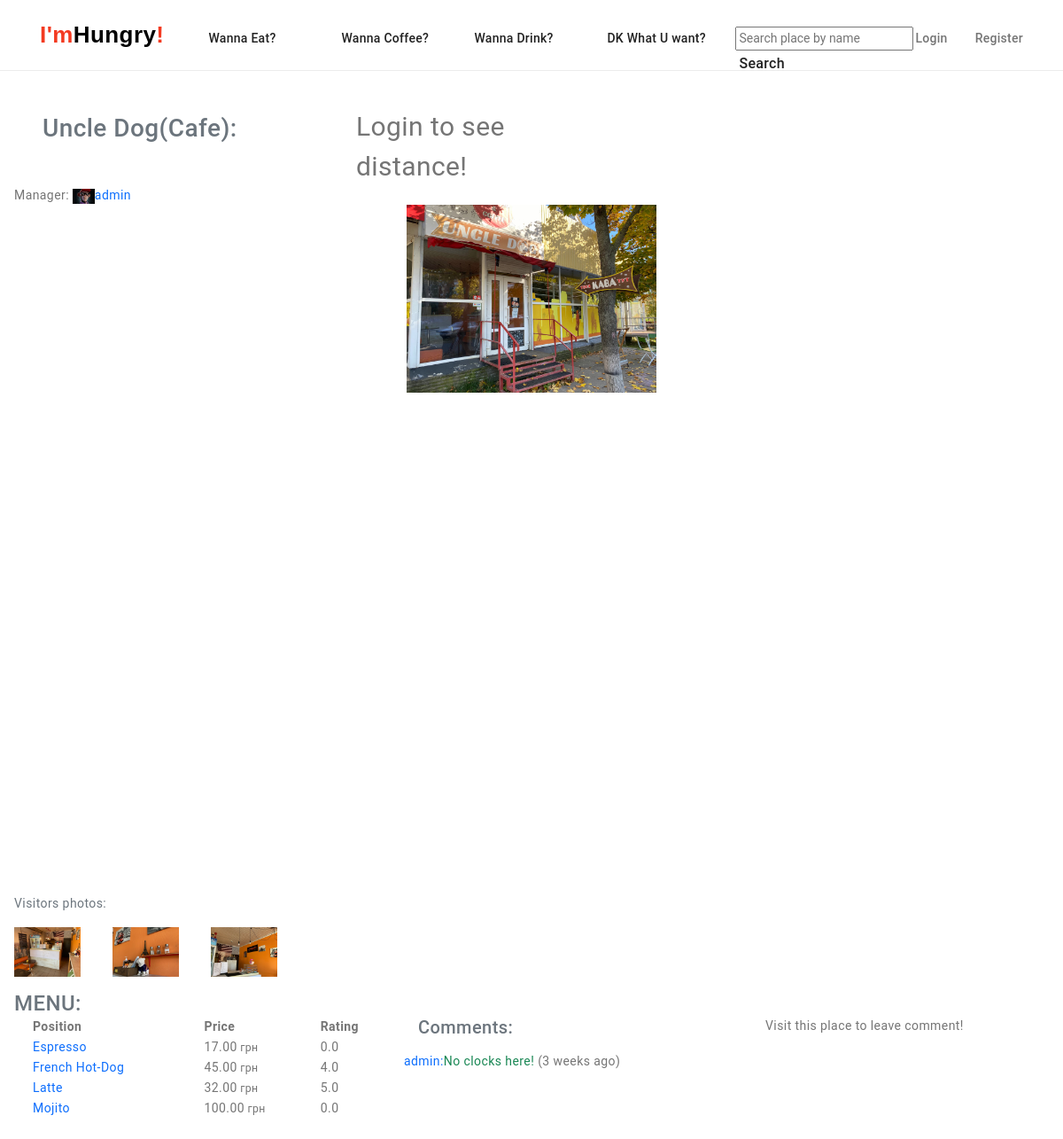
Page /hungry/place/1/ on the committed database.
### hungry/models.py (models this page shows, shortened)
class Place(models.Model):
    name = models.CharField(max_length=128)
    address = map_fields.AddressField(max_length=200)
    geolocation = map_fields.GeoLocationField(max_length=100, null=True, blank=True)
    place_photo = models.ImageField(upload_to='placephoto/')
    manager = models.ForeignKey(User, on_delete=models.SET_NULL, related_name='managed', null=True, blank=True)
    category = models.ForeignKey(Category, on_delete=models.SET_NULL, related_name='places', null=True, blank=True)
    visitors = models.ManyToManyField(User, related_name='visited', blank=True)

class Category(models.Model):
    name = models.CharField(max_length=128)
    cat_pic = models.ImageField(upload_to='categorypics/', null=True, blank=True)
    def __str__(self):
        return self.name

class UserAddon(models.Model):
    user = models.OneToOneField(User, on_delete=models.CASCADE, related_name='addon')
    avatar = models.ImageField(upload_to='avatars/', null=True, blank=True)
    address = map_fields.AddressField(max_length=200, null=True, blank=True)

class UserPhoto(models.Model):
    place = models.ForeignKey(Place, on_delete=models.CASCADE, related_name='userphotos')
    photo = models.FileField(upload_to='userphotos/', null=True, blank=True)

class Good(models.Model):
    cls = models.CharField(max_length=128)
    name = models.CharField(max_length=256)
    picture = models.ImageField(upload_to='pics/')
    place = models.ForeignKey(Place, on_delete=models.CASCADE, related_name='goods')
    price = models.FloatField()
    rating = models.FloatField(default=0, null=True, blank=True)
    description = models.FileField(upload_to='desc/', null=True, blank=True)
    rated_by = models.ManyToManyField(User, related_name='rated', blank=True)
    def rating(self):
        ratings = self.ratings.all()
        if ratings:
            return sum(r.amount for r in ratings) / len(ratings)
        return 0.0

class Rate(models.Model):
    amount = models.IntegerField(null=True, blank=True)
    good = models.ForeignKey(Good, on_delete=models.CASCADE, related_name='ratings')
    user = models.ForeignKey(User, on_delete=models.CASCADE, related_name='ratings', null=True, blank=True)

class PlaceComment(models.Model):
    author = models.ForeignKey(User, on_delete=models.SET_NULL, related_name='comments', null=True, blank=True)
    place = models.ForeignKey(Place, on_delete=models.CASCADE, related_name='comments')
    text = models.TextField()
    published = models.DateTimeField(default=timezone.now)
    likes = models.ManyToManyField(User, blank=True, related_name='liked')
    dislikes = models.ManyToManyField(User, blank=True, related_name='disliked')
    class Meta:
        ordering = ['-published']

### hungry/views.py (the view)
# urls.py: path('place/<int:place_id>/', views.place_detail, name='place-detail'),
def place_detail(request, place_id):
    user = request.user
    place = Place.objects.get(pk=place_id)
    if request.user.is_authenticated:
        adr = str(user.addon.address)
        target = str(place.geolocation)
        url = "https://maps.googleapis.com/maps/api/distancematrix/json?origins=" + adr + "&destinations=" + target + "&mode=walking&key=" + GOOGLE_MAPS_API_KEY
        payload = {}
        headers = {}
        response = requests.request("GET", url, headers=headers, data=payload)
        a = response.json()
        distance = a['rows'][0]['elements'][0]['distance']['text']
        time_to = a['rows'][0]['elements'][0]['duration']['text']
        context = {
            'place': place,
            'distance': distance,
            'time_to': time_to,
        }
    else:
        context = {
            'place': place,
            'message': 'Login to see distance!'
        }
    return render(request, template_name='hungry/place_detail.html', context=context)

### hungry/cors.py (called while the page is built)
    def __call__(self, request):
        response = self.get_response(request)
        response['Access-Control-Allow-Origin'] = '*'
        response['Access-Control-Allow-Headers'] = '*'
        return response

### hungry/templates/hungry/place_detail.html (shortened to what this page needs)
{% extends 'hungry/base.html' %}
{% load static %}
    {% block content %}
    <section class="main-section">
<div class="row">
            <h3 class="text-secondary m-5 detail-header col-3">{{ place.name }}({{ place.category }}):</h3>         {% if user.is_authenticated %}
            {% if user not in place.visitors.all %}
        <div class="col-2">
                    <a href="{% url 'hungry:visited' place.id %}" class="btn btn-outline-success" style='margin-top:40px;'>
                         Visited
                    </a>
        </div>
            {% else %}
        <div class="col-2">
                <a href="{% url 'hungry:visited' place.id %}" class="btn btn-outline-danger" style='margin-top:40px;'>
                     Not Visited
                </a>
        </div>
            {% endif %}
            <div class="col-2" style="margin-top:40px;">
                <p>Distance To : {{ distance }}</p>
                <p>Time To : {{ time_to }}</p>
            </div>
            {% else %}
            <div class="col-3"><p style='margin-top:40px;font-size:30px;'>{{ message }}</p></div>
        {% endif %}
</div>
        <p class="ms-3">Manager: <a href="{% url 'hungry:user-detail' place.manager.id %}"><img src="{{ place.manager.addon.avatar.url }}" width="25">{{ place.manager }}</a></p>
        <div class="row justify-content-center">
            <div class="col-3 ms-0"><img src="{{ place.place_photo.url }}" class="img-fluid"></div>
            <div class="mapouter2 col-9"><div class="gmap_canvas2"><iframe class="gmap_iframe2" width="1000px" height="550px" frameborder="0" scrolling="no" marginheight="0" marginwidth="0" src="https://maps.google.com/maps?width=850&amp;height=550&amp;hl=en&amp;q={{ place.geolocation }}&amp;t=&amp;z=17&amp;ie=UTF8&amp;iwloc=B&amp;output=embed"></iframe></div></div>
        </div>
        <p class="text-secondary m-3">Visitors photos:</p>
        {% for userphoto in place.userphotos.all %}
            <a href="{% url 'hungry:userphotos' place.id %}" target="_blank" class="m-3"><img src="{{ userphoto.photo.url }}" width="75"></a>
        {% endfor %}
    </section>
    <div class="row">
        <h4 class="text-secondary ms-3 mt-3">MENU:</h4>
        <table width="250" class="col-4 ms-5">
            <tr>
                <th>Position</th>
                <th>Price</th>
                <th>Rating</th>
            </tr>
            {% for good in place.goods.all %}
            <tr>
                <td><a href="{% url 'hungry:good-detail' good.id %}" class="link menu-link">{{ good.name }}</a></td>
                <td>{{ good.price|floatformat:2 }}<small> грн</small></td>
                <td>{{ good.rating|floatformat:1 }}</td>
            </tr>
            {% endfor %}
        </table>
                <div class="col-4">
                    <h5 class="text-secondary ms-3 mb-3">Comments:</h5>
                    {% for comment in place.comments.all %}
                        <p><a href="{% url 'hungry:user-detail' comment.author.id %}">{{ comment.author }}:</a><span class="text-success">{{ comment.text }}</span> ({{ comment.published|timesince }} ago)</p>
                    {% endfor %}
                </div>
                <div class="col-3">
                    {% if user in place.visitors.all %}
                    <form action="{% url 'hungry:comment-add' place.id %}" method="POST">
                        {% csrf_token %}
                        <input type="text" name="text" placeholder="Leave Comment here" class="m-2">
                        <input type="submit" value="Comment" class="btn btn-success m-2">
                    </form>
                    {% else %}
                    <p>Visit this place to leave comment!</p>
                    {% endif %}
            </div>
            </div>
       <div class="col-4">
         <br><br><br>
    </div>
    <br><br><br>
    {% endblock %}

### hungry/templates/hungry/base.html (shortened to what this page needs)
<!DOCTYPE html>
{% load static %}
<html lang="en">
  <head>
    <link
      href="https://cdn.jsdelivr.net/npm/bootstrap@5.2.2/dist/css/bootstrap.min.css"
      rel="stylesheet"
    />
    <link rel="stylesheet" href="{% static 'hungry/css/style.css' %}" />
  </head>
  <body>
    <header class="site-header">
      <div class="container header-container">
        <nav class="site-nav">
          <a href="{% url 'hungry:index' %}" lang="en" class="logo"
            ><span>I'm</span>Hungry<span>!</span></a
          >
          <ul class="list header-list">
            <li class="item">
              <a href="{% url 'hungry:category-detail' 2 %}" class="link"
                >Wanna Eat?</a
              >
            </li>
            <li class="item">
              <a href="{% url 'hungry:category-detail' 1 %}" class="link"
                >Wanna Coffee?</a
              >
            </li>
            <li class="item">
              <a href="{% url 'hungry:category-detail' 3 %}" class="link"
                >Wanna Drink?</a
              >
            </li>
            <li class="item">
              <form action="{% url 'hungry:goods-filter' %}" method="post">
                <input
                  type="submit"
                  class="link"
                  value="DK What U want?"
                /><input type="hidden" name="random" value="random" />
              </form>
            </li>
          </ul>
          <form
            action="{% url 'hungry:goods-filter' %}"
            method="post"
            class="search_form"
          >
            <input
              type="text"
              name="match"
              placeholder="Search place by name"
            />
            <input
              type="submit"
              class="link search-btn btn h-100 px-1"
              value="Search"
            />
          </form>
        </nav>
        {% if user.is_authenticated %}
        <ul class="list contact-list">
          <div class="container-user">
            {% if user.addon.avatar %}
            <img
              src="{{ user.addon.avatar.url }}"
              class="img-fluid rounded-circle"
              width="35"
            />
            {% endif %}
            <th>{{ user }}</th>
          </div>
          <li class="item">
            <a href="{% url 'hungry:logout-user' %}" class="link contact"
              >Logout</a
            >
          </li>
          <li class="item">
            <a href="{% url 'hungry:user-settings' %}" class="link contact"
              >Settings</a
            >
          </li>
        </ul>
        {% else %}
        <ul class="list contact-list">
          <li class="item">
            <form action="{% url 'hungry:login-page' %}" method="post">
              <input type="submit" class="link contact" value="Login" /><input
            </form>
          </li>
          <li class="item">
            <a href="{% url 'hungry:user-register' %}" class="link contact"
              >Register</a
            >
          </li>
        </ul>
        {% endif %}
      </div>
    </header>
    {% block content %}{% endblock %}
  </body>
</html>

### hungry/static/hungry/css/style.css (style rules this page uses)
:root { --primary-text-color: #757575; --secondary-text-color: #212121; --accent-color: #f33a21; --primary-white-color: #ffffff; --primary-black-color: #000000; --footer-background-color: #2f303a; --footer-address-color: rgba(255, 255, 255, 0.6); --filter-background-color: #f5f4fa; --secondary-background-color: #f5f4fa; --transition-time: 250ms; --cubic-default: cubic-bezier(0.4, 0, 0.2, 1); }
body { font-family: "Roboto", "Helvetica Neue", "Tahoma", sans-serif; color: var(--primary-text-color); background-color: var(--primary-white-color); font-size: 14px; letter-spacing: 0.03em; }
.link { border: none; background: none; }
.list { list-style: none; margin-bottom: 0; margin-top: 0; }
h1, h2, h3, h4, h5, h6, p, ul { margin-bottom: 0; margin-top: 0; padding: 0; }
a { text-decoration: none; }
.container { margin: 0 auto; width: 1200px; padding: 0 15px; }
.site-header { border-bottom: 1px solid #ececec; height: 80px; }
.search_form { padding-left: 25px; }
.header-container { justify-content: space-between; }
.item .link { padding-left: 0; }
.header-container, .site-nav, .header-list, .contact-list { display: flex; align-items: baseline; height: 100%; }
.contact-list { margin-left: auto; }
.header-list .item + .item { margin-left: 30px; }
.contact-list .item + .item { margin-left: 25px; }
.logo { display: inline-block; padding-top: 24px; padding-bottom: 25px; font-family: "Raleway", sans-serif; font-weight: 700; font-size: 26px; line-height: 1.2; text-decoration: none; }
.logo > span { color: var(--accent-color); }
.logo { color: var(--primary-black-color); }
.header-list { height: 100%; align-items: center; margin-left: 50px; }
.header-list .item { position: relative; min-width: 120px; }
.site-nav .link { position: relative; font-weight: 500; line-height: 1.1; letter-spacing: 0.02em; color: var(--secondary-text-color); transition: color var(--transition-time) var(--cubic-default); }
.site-header { align-content: center; }
.link.contact { align-content: center; display: inline-flex; font-weight: 500; line-height: 1.1; letter-spacing: 0.02em; color: var(--primary-text-color); transition: color var(--transition-time) var(--cubic-default); }
.detail-header { display: inline-block; }
.mapouter2 { position: relative; text-align: right; width: 1000px; height: 550px; }
.gmap_canvas2 { overflow:hidden; background:none; width:1000px; height:550px; }
.gmap_iframe2 { height:550px; width: 1000px; }

### rows in the picture
Place: name "Uncle Dog", category "Cafe", manager.addon.avatar (picture), manager "admin", place_photo (picture)
UserPhoto: photo (picture)
UserPhoto: photo (picture)
UserPhoto: photo (picture)
Good: name "Espresso", price "17.00", rating "0.0"
Good: name "French Hot-Dog", price "45.00", rating "4.0"
Good: name "Latte", price "32.00", rating "5.0"
Good: name "Mojito", price "100.00", rating "0.0"
PlaceComment: author "admin", text "No clocks here!", published "3 weeks"

### other values in the picture
{{ message }} "Login to see distance!"
